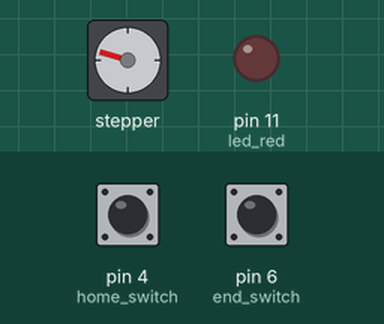
A sketch run on a simulated Arduino Uno, built with avr-gcc and run on an emulated ATmega328P. Parts: stepper motor, output pins drawn as LEDs (lit = HIGH). Dashed ring = blinking. The inputs (shaded band) are chosen by the test bench; at power-on: pin 4 (home_switch) HIGH, pin 6 (end_switch) HIGH. Stepper angles assume 200 steps per turn.

Above: at 5.6 s.
5.7 s: pin 4 (home_switch) pulled LOW for 3 s
At 5.89 s:
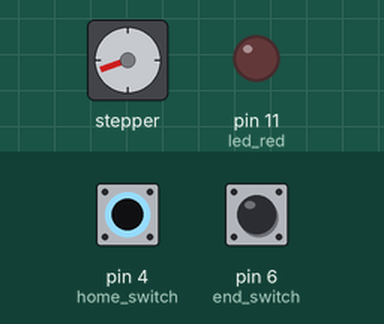
At 8.01 s:
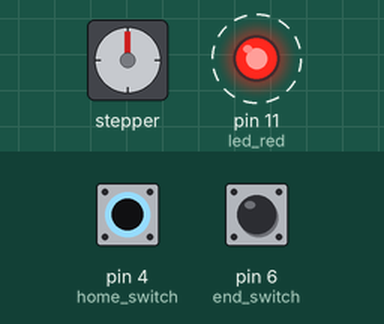
10.2 s: pin 6 (end_switch) pulled LOW for 3 s
At 15.14 s:
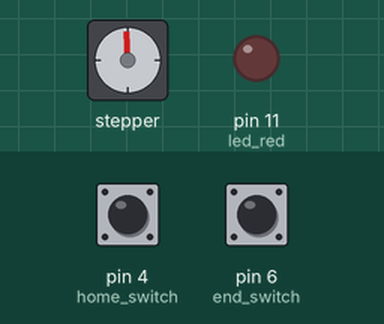
Timing chart, 0 to 26.6 s (numbered marks = the images above; inputs shaded):
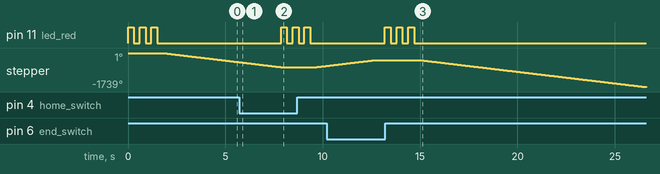

The sketch:

solar_wiper.ino
```cpp
#include <Stepper.h>

#define led_red 11
#define home_switch 4
#define end_switch 6
#define stepper_pin_A 7
#define stepper_pin_B 8
#define stepper_pin_C 9
#define stepper_pin_D 10

#define steps_per_rev 200

#define home 100
#define end 200
#define midway 150

Stepper stepper (steps_per_rev, stepper_pin_A, stepper_pin_B, stepper_pin_C, stepper_pin_D);

struct Wiper
{
  int check_position(void)
  {
    if (!digitalRead(home_switch))
    {
      return home;
    }
    else if (!digitalRead(end_switch))
    {
      return end;
    }
    else
    {
      return midway;
    }
  }
  void blink(byte pin, int times)
  {
    for (int i = 0; i < times; ++i)
    {
      digitalWrite(pin, 1);
      delay(300);
      digitalWrite(pin, 0);
      delay(300);
    }
  }
  void init()
  {
    pinMode(home_switch, 2);
    pinMode(end_switch, 2);
    pinMode(led_red, 1);


    blink(led_red, 3);
    stepper.setSpeed(20);

    if(check_position() != home)
    {
      return_home();
    }
  }
  void return_home(void)
  {
    while (digitalRead(home_switch))
    {
      stepper.step(-steps_per_rev);
    }
  }
  void goto_end(void)
  {
    while (digitalRead(end_switch))
    {
      stepper.step(steps_per_rev);
    }
  }
  void do_routine()
  {
    blink(led_red, 3);
    goto_end();
    delay(500);
    blink(led_red, 3);
    return_home();
  }
}wiper;

void setup() {
  wiper.init();
  wiper.do_routine();
}

void loop() {
}
```

Measured:
- after the input at 5.7 s, pin 11 (led_red): alternates HIGH for 0.30 s and LOW for 0.30 s, 6 changes in all, then stays LOW, starting after 2.2 s
- after the input at 10.2 s, pin 11 (led_red): alternates HIGH for 0.30 s and LOW for 0.30 s, 6 changes in all, then stays LOW, starting after 3.0 s
- by itself, pin 11 (led_red): alternates HIGH for 0.30 s and LOW for 0.30 s, 6 changes in all, then stays LOW
